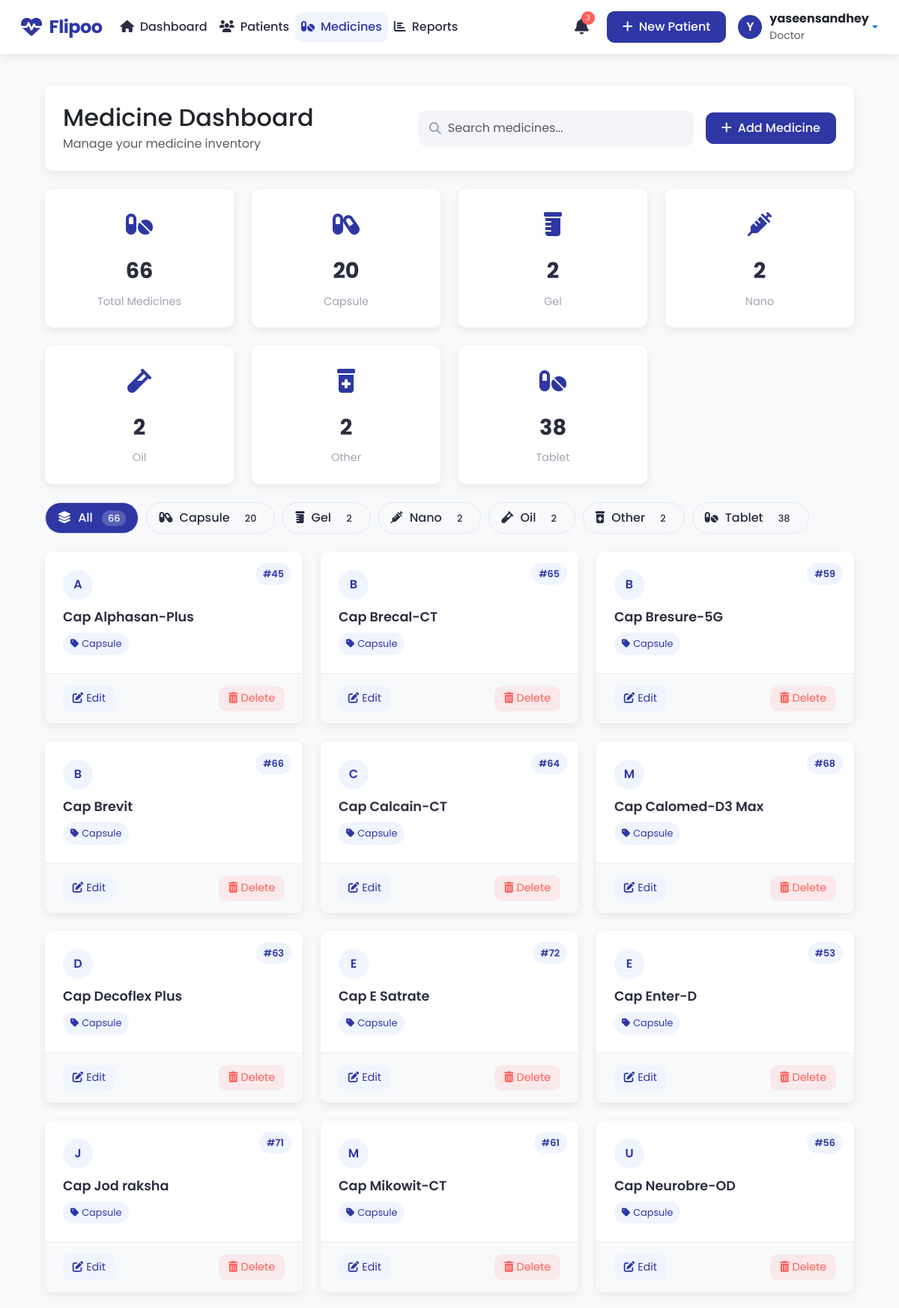
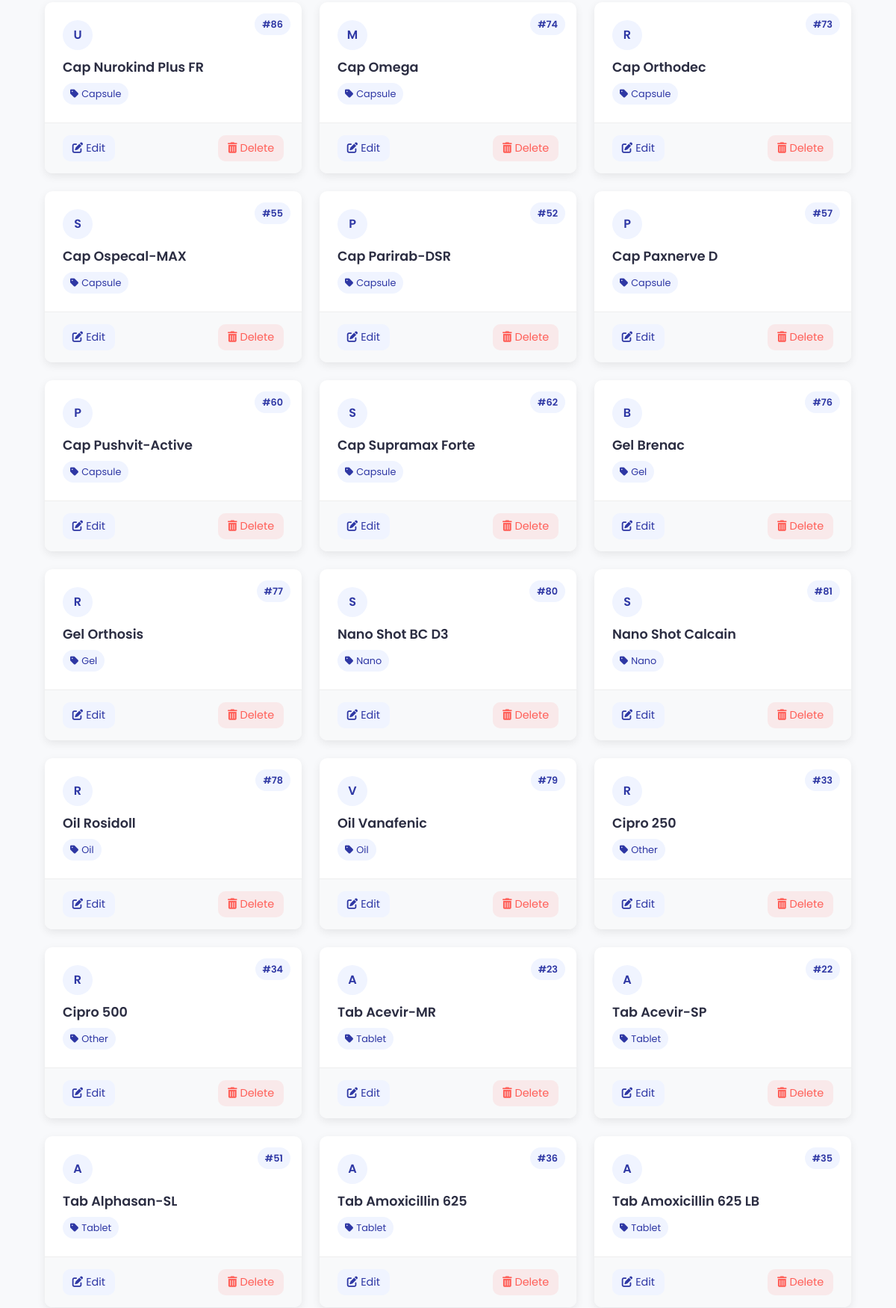
Screenshot of /medicineDashboard.php (signed in, upper part) with the database file from the repository (2 pictures, top to bottom).
### tables this page shows
CREATE TABLE `medicines` (
  `id` int(11) NOT NULL,
  `name` varchar(255) NOT NULL
);

### medicineDashboard.php (the view, shortened to what this page needs)
<?php
include "dbConnect.php";
$categoryQuery = "SELECT DISTINCT
                    CASE
                        WHEN name LIKE 'Tab %' THEN 'Tablet'
                        WHEN name LIKE 'Cap %' THEN 'Capsule'
                        WHEN name LIKE 'Gel %' THEN 'Gel'
                        WHEN name LIKE 'Oil %' THEN 'Oil'
                        WHEN name LIKE 'Nano %' THEN 'Nano'
                        ELSE 'Other'
                    END as category
                  FROM medicines
                  ORDER BY category";
$categoryResult = mysqli_query($conn, $categoryQuery);
$categories = [];
while ($row = mysqli_fetch_assoc($categoryResult)) {
    $categories[] = $row['category'];
}
$query = "SELECT
            id,
            name,
            CASE
                WHEN name LIKE 'Tab %' THEN 'Tablet'
                WHEN name LIKE 'Cap %' THEN 'Capsule'
                WHEN name LIKE 'Gel %' THEN 'Gel'
                WHEN name LIKE 'Oil %' THEN 'Oil'
                WHEN name LIKE 'Nano %' THEN 'Nano'
                ELSE 'Other'
            END as category
          FROM medicines
          ORDER BY category, name";
$result = mysqli_query($conn, $query);
$countQuery = "SELECT COUNT(*) as total FROM medicines";
$countResult = mysqli_query($conn, $countQuery);
$totalMedicines = mysqli_fetch_assoc($countResult)['total'];
?>
<!DOCTYPE html>
<html lang="en">
<head>
    <link rel="stylesheet" href="style.css">
    <link rel="stylesheet" href="assets/bootstrap/css/bootstrap.min.css">
    <link rel="stylesheet" href="https://cdnjs.cloudflare.com/ajax/libs/font-awesome/6.4.0/css/all.min.css">
</head>
<body>
    <?php include 'header.php'; ?>
    <div class="container-fix mt-4">
        <div class="dashboard-header d-flex justify-content-between align-items-center">
            <div>
                <h2 class="mb-1">Medicine Dashboard</h2>
                <p class="text-muted mb-0">Manage your medicine inventory</p>
            </div>
            <div class="d-flex align-items-center">
                <div class="search-container me-3">
                    <i class="fas fa-search"></i>
                    <input type="text" id="search" class="form-control search-input" placeholder="Search medicines...">
                </div>
                <button class="btn custom-btn add-button" data-bs-toggle="modal" data-bs-target="#addMedicineModal">
                    <i class="fas fa-plus me-2"></i>Add Medicine
                </button>
            </div>
        </div>
        <div class="statistics-container">
            <div class="statistic-card">
                <div class="statistic-icon">
                    <i class="fas fa-pills"></i>
                </div>
                <div class="statistic-value"><?php echo $totalMedicines; ?></div>
                <div class="statistic-label">Total Medicines</div>
            </div>
            <?php
            foreach ($categories as $category) {
                $categoryIcon = '';
                switch ($category) {
                    case 'Tablet':
                        $categoryIcon = 'pills';
                        break;
                    case 'Capsule':
                        $categoryIcon = 'capsules';
                        break;
                    case 'Gel':
                        $categoryIcon = 'prescription-bottle';
                        break;
                    case 'Oil':
                        $categoryIcon = 'vial';
                        break;
                    case 'Nano':
                        $categoryIcon = 'syringe';
                        break;
                    default:
                        $categoryIcon = 'prescription-bottle-medical';
                }
                $countCatQuery = "SELECT COUNT(*) as count FROM medicines WHERE
                                  CASE
                                    WHEN name LIKE 'Tab %' THEN 'Tablet'
                                    WHEN name LIKE 'Cap %' THEN 'Capsule'
                                    WHEN name LIKE 'Gel %' THEN 'Gel'
                                    WHEN name LIKE 'Oil %' THEN 'Oil'
                                    WHEN name LIKE 'Nano %' THEN 'Nano'
                                    ELSE 'Other'
                                  END = '$category'";
                $countCatResult = mysqli_query($conn, $countCatQuery);
                $catCount = mysqli_fetch_assoc($countCatResult)['count'];
                echo '<div class="statistic-card">
                        <div class="statistic-icon">
                            <i class="fas fa-'.$categoryIcon.'"></i>
                        </div>
                        <div class="statistic-value">'.$catCount.'</div>
                        <div class="statistic-label">'.$category.'</div>
                    </div>';
            }
            ?>
        </div>
        <div class="category-filters">
            <div class="category-badge active" data-category="all">
                <i class="fas fa-layer-group category-icon"></i>
                All
                <span class="count"><?php echo $totalMedicines; ?></span>
            </div>
            <?php foreach ($categories as $category):
                $categoryIcon = '';
                switch ($category) {
                    case 'Tablet':
                        $categoryIcon = 'pills';
                        break;
                    case 'Capsule':
                        $categoryIcon = 'capsules';
                        break;
                    case 'Gel':
                        $categoryIcon = 'prescription-bottle';
                        break;
                    case 'Oil':
                        $categoryIcon = 'vial';
                        break;
                    case 'Nano':
                        $categoryIcon = 'syringe';
                        break;
                    default:
                        $categoryIcon = 'prescription-bottle-medical';
                }
                $countCatQuery = "SELECT COUNT(*) as count FROM medicines WHERE
                                  CASE
                                    WHEN name LIKE 'Tab %' THEN 'Tablet'
                                    WHEN name LIKE 'Cap %' THEN 'Capsule'
                                    WHEN name LIKE 'Gel %' THEN 'Gel'
                                    WHEN name LIKE 'Oil %' THEN 'Oil'
                                    WHEN name LIKE 'Nano %' THEN 'Nano'
                                    ELSE 'Other'
                                  END = '$category'";
                $countCatResult = mysqli_query($conn, $countCatQuery);
                $catCount = mysqli_fetch_assoc($countCatResult)['count'];
            ?>
                <div class="category-badge" data-category="<?php echo $category; ?>">
                    <i class="fas fa-<?php echo $categoryIcon; ?> category-icon"></i>
                    <?php echo $category; ?>
                    <span class="count"><?php echo $catCount; ?></span>
                </div>
            <?php endforeach; ?>
        </div>
        <div id="medicinesContainer" class="medicine-container">
            <?php
            if (mysqli_num_rows($result) > 0) {
                while ($row = mysqli_fetch_assoc($result)) {
                    $firstLetter = strtoupper(substr(ltrim($row['name'], 'Tab Cap Gel Oil Nano '), 0, 1));
                    echo '<div class="medicine-card" data-category="' . htmlspecialchars($row['category']) . '">
                            <div class="medicine-header">
                                <div class="medicine-id">#' . htmlspecialchars($row['id']) . '</div>
                                <div class="medicine-letter">' . $firstLetter . '</div>
                                <div class="medicine-name">' . htmlspecialchars($row['name']) . '</div>
                                <div class="medicine-category">
                                    <i class="fas fa-tag me-1"></i>' . htmlspecialchars($row['category']) . '
                                </div>
                            </div>
                            <div class="medicine-actions">
                                <button class="btn btn-edit btn-action" onclick="editMedicine(' . $row['id'] . ', \'' . htmlspecialchars($row['name']) . '\')">
                                    <i class="fas fa-edit me-1"></i>Edit
                                </button>
                                <button class="btn btn-delete btn-action" onclick="confirmDelete(' . $row['id'] . ', \'' . htmlspecialchars($row['name']) . '\')">
                                    <i class="fas fa-trash-alt me-1"></i>Delete
                                </button>
                            </div>
                        </div>';
                }
            } else {
                echo '<div class="no-results">
                        <i class="fas fa-search fa-3x mb-3 text-muted"></i>
                        <h4>No medicines found</h4>
                        <p class="text-muted">Try adding some medicines or refining your search.</p>
                      </div>';
            }
            ?>
        </div>
    </div>
</body>
</html>

### style.css (style rules this page uses)
:root { --primary-color: #5D5FEF; --secondary-text-color: #A0A3B1; --text-color: #2B2D42; --background-color: #FFFFFF; --accent-red: #FF5E57; --accent-green: #00C896; --accent-blue: #00A3FF; --accent-purple: #6C63FF; --hover-background: #F0F4FF; }
.container-fix { margin-left: 60px; margin-right: 60px; }
.custom-btn { background-color: #2E37A4 !important; color: white !important; }
body { background-color: #f8f9fb !important; font-family: "Poppins", sans-serif !important; }
.search-input { background-color: rgba(46, 55, 164, 0.05) !important; padding-top: 12px !important; padding-bottom: 12px !important; border-radius: 10px !important; border: none !important; }

### medicineDashboard.php (style rules this page uses)
:root { --primary-color: #2E37A4; --secondary-color: #F0F4FF; --accent-color: #4f57d1; --text-color: #2B2D42; --light-text: #A0A3B1; --danger-color: #FF5E57; --success-color: #00C896; --border-radius: 10px; --box-shadow: 0 4px 12px rgba(0, 0, 0, 0.08); }
.dashboard-header { background-color: white; border-radius: var(--border-radius); padding: 1.5rem; margin-bottom: 1.5rem; box-shadow: var(--box-shadow); }
.search-container { position: relative; max-width: 400px; }
.search-container i { position: absolute; left: 15px; top: 50%; transform: translateY(-50%); color: var(--light-text); }
.search-input { padding-left: 40px; border-radius: 30px; border: 1px solid #e2e8f0; background-color: var(--secondary-color); }
.category-filters { display: flex; flex-wrap: wrap; gap: 10px; margin-bottom: 1.5rem; }
.category-badge { padding: 8px 16px; border-radius: 30px; background-color: #f8f9fa; color: var(--text-color); font-weight: 500; cursor: pointer; transition: all 0.2s; border: 1px solid #e2e8f0; }
.category-badge:hover, .category-badge.active { background-color: var(--primary-color); color: white; }
.category-badge .count { background-color: rgba(255,255,255,0.2); padding: 2px 8px; border-radius: 30px; margin-left: 8px; font-size: 0.8rem; }
.medicine-container { display: grid; grid-template-columns: repeat(auto-fill, minmax(300px, 1fr)); gap: 1.5rem; }
.medicine-card { background-color: white; border-radius: var(--border-radius); box-shadow: var(--box-shadow); transition: all 0.3s; overflow: hidden; position: relative; }
.medicine-header { padding: 1.5rem; border-bottom: 1px solid #eee; position: relative; }
.medicine-actions { padding: 1rem 1.5rem; display: flex; justify-content: space-between; align-items: center; background-color: #f8f9fa; }
.medicine-id { position: absolute; top: 15px; right: 15px; background-color: var(--secondary-color); padding: 5px 10px; border-radius: 20px; font-size: 0.8rem; color: var(--primary-color); font-weight: 600; }
.medicine-name { font-weight: 600; font-size: 1.1rem; color: var(--text-color); margin-bottom: 0.5rem; padding-right: 50px; }
.medicine-category { display: inline-block; padding: 5px 10px; background-color: var(--secondary-color); border-radius: 20px; font-size: 0.8rem; color: var(--primary-color); }
.btn-action { padding: 0.4rem 0.8rem; font-size: 0.9rem; border-radius: var(--border-radius); transition: all 0.2s; }
.btn-edit { color: var(--primary-color); background-color: var(--secondary-color); border: none; }
.btn-delete { color: var(--danger-color); background-color: rgba(255, 94, 87, 0.1); border: none; }
.statistics-container { display: grid; grid-template-columns: repeat(auto-fit, minmax(200px, 1fr)); gap: 1.5rem; margin-bottom: 1.5rem; }
.statistic-card { background-color: white; border-radius: var(--border-radius); box-shadow: var(--box-shadow); padding: 1.5rem; text-align: center; }
.statistic-icon { font-size: 2rem; color: var(--primary-color); margin-bottom: 1rem; }
.statistic-value { font-size: 1.8rem; font-weight: 700; color: var(--text-color); margin-bottom: 0.5rem; }
.statistic-label { color: var(--light-text); font-size: 0.9rem; }
.category-icon { margin-right: 5px; }
.medicine-letter { width: 40px; height: 40px; border-radius: 50%; background-color: var(--secondary-color); color: var(--primary-color); display: flex; align-items: center; justify-content: center; font-weight: 600; margin-bottom: 10px; }

### rows the page displays
medicines: id "45", name "A", name "Cap Alphasan-Plus", category "Capsule"
medicines: id "65", name "B", name "Cap Brecal-CT", category "Capsule"
medicines: id "59", name "B", name "Cap Bresure-5G", category "Capsule"
medicines: id "66", name "B", name "Cap Brevit", category "Capsule"
medicines: id "64", name "C", name "Cap Calcain-CT", category "Capsule"
medicines: id "68", name "M", name "Cap Calomed-D3 Max", category "Capsule"
medicines: id "63", name "D", name "Cap Decoflex Plus", category "Capsule"
medicines: id "72", name "E", name "Cap E Satrate", category "Capsule"
medicines: id "53", name "E", name "Cap Enter-D", category "Capsule"
medicines: id "71", name "J", name "Cap Jod raksha", category "Capsule"
medicines: id "61", name "M", name "Cap Mikowit-CT", category "Capsule"
medicines: id "56", name "U", name "Cap Neurobre-OD", category "Capsule"
medicines: id "86", name "U", name "Cap Nurokind Plus FR", category "Capsule"
medicines: id "74", name "M", name "Cap Omega", category "Capsule"
medicines: id "73", name "R", name "Cap Orthodec", category "Capsule"
medicines: id "55", name "S", name "Cap Ospecal-MAX", category "Capsule"
medicines: id "52", name "P", name "Cap Parirab-DSR", category "Capsule"
medicines: id "57", name "P", name "Cap Paxnerve D", category "Capsule"
medicines: id "60", name "P", name "Cap Pushvit-Active", category "Capsule"
medicines: id "62", name "S", name "Cap Supramax Forte", category "Capsule"
medicines: id "76", name "B", name "Gel Brenac", category "Gel"
medicines: id "77", name "R", name "Gel Orthosis", category "Gel"
medicines: id "80", name "S", name "Nano Shot BC D3", category "Nano"
medicines: id "81", name "S", name "Nano Shot Calcain", category "Nano"
medicines: id "78", name "R", name "Oil Rosidoll", category "Oil"
medicines: id "79", name "V", name "Oil Vanafenic", category "Oil"
medicines: id "33", name "R", name "Cipro 250", category "Other"
medicines: id "34", name "R", name "Cipro 500", category "Other"
medicines: id "23", name "A", name "Tab Acevir-MR", category "Tablet"
medicines: id "22", name "A", name "Tab Acevir-SP", category "Tablet"
medicines: id "51", name "A", name "Tab Alphasan-SL", category "Tablet"
medicines: id "36", name "A", name "Tab Amoxicillin 625", category "Tablet"
medicines: id "35", name "A", name "Tab Amoxicillin 625 LB", category "Tablet"

### other values shown
$notificationCount "3"
$firstLetter "Y"
$username "yaseensandhey"
$totalMedicines "66"
$catCount "20"
$category "Capsule"
$catCount "2"
$category "Gel"
$category "Nano"
$category "Oil"
$category "Other"
$catCount "38"
$category "Tablet"
